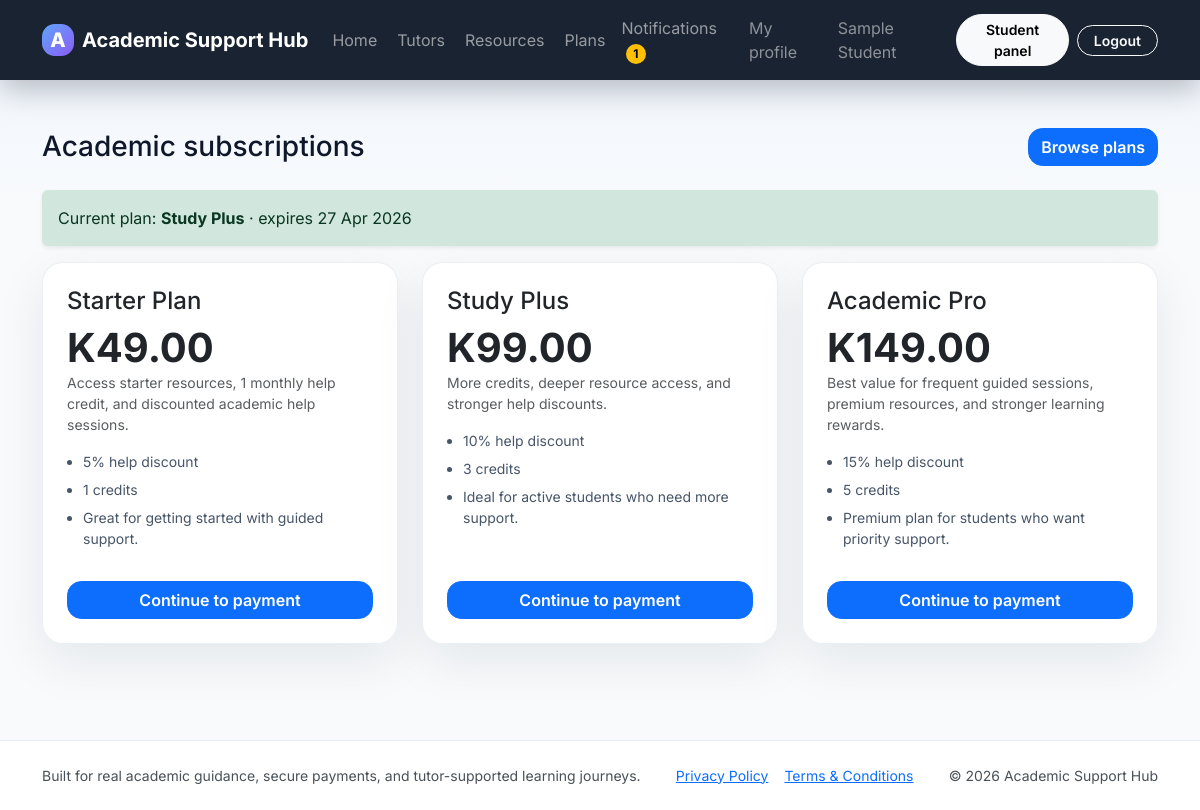
/student/subscriptions.php (signed in), run on the app's committed database.
### tables this page shows
CREATE TABLE settings (
    id INT UNSIGNED AUTO_INCREMENT PRIMARY KEY,
    setting_key VARCHAR(100) NOT NULL UNIQUE,
    setting_value TEXT NOT NULL
);

CREATE TABLE users (
    id INT UNSIGNED AUTO_INCREMENT PRIMARY KEY,
    name VARCHAR(150) NOT NULL,
    email VARCHAR(190) NOT NULL UNIQUE,
    password VARCHAR(255) NOT NULL,
    role ENUM('admin','student','tutor') NOT NULL DEFAULT 'student',
    phone_number VARCHAR(25) NULL,
    university VARCHAR(190) NULL,
    bio TEXT NULL,
    avatar_path VARCHAR(255) NULL,
    created_at TIMESTAMP NOT NULL DEFAULT CURRENT_TIMESTAMP
);

CREATE TABLE user_subscriptions (
    id INT UNSIGNED AUTO_INCREMENT PRIMARY KEY,
    user_id INT UNSIGNED NOT NULL,
    plan_id INT UNSIGNED NOT NULL,
    payment_transaction_id INT UNSIGNED NULL,
    starts_at DATETIME NOT NULL,
    ends_at DATETIME NOT NULL,
    status ENUM('active','expired','cancelled') NOT NULL DEFAULT 'active',
    created_at TIMESTAMP NOT NULL DEFAULT CURRENT_TIMESTAMP,
    CONSTRAINT fk_user_subscriptions_user FOREIGN KEY (user_id) REFERENCES users(id) ON DELETE CASCADE,
    CONSTRAINT fk_user_subscriptions_plan FOREIGN KEY (plan_id) REFERENCES subscription_plans(id) ON DELETE CASCADE
);

CREATE TABLE subscription_plans (
    id INT UNSIGNED AUTO_INCREMENT PRIMARY KEY,
    name VARCHAR(100) NOT NULL,
    monthly_price DECIMAL(10,2) NOT NULL,
    help_discount_percent DECIMAL(5,2) NOT NULL DEFAULT 0,
    monthly_help_credits INT UNSIGNED NOT NULL DEFAULT 0,
    feature_summary VARCHAR(255) NOT NULL,
    description TEXT NOT NULL
);

### includes/functions.php (called while the page is built, shortened)
<?php
function app_url(string $path = ''): string
{
    $path = ltrim($path, '/');
    return BASE_URL . ($path !== '' ? '/' . $path : '');
}
function e(mixed $value): string
{
    return htmlspecialchars((string) $value, ENT_QUOTES, 'UTF-8');
}
function current_user(): ?array
{
    return $_SESSION['user'] ?? null;
}
function refresh_current_user(): void
{
    global $pdo;
    $stmt = $pdo->prepare('SELECT * FROM users WHERE id = :id LIMIT 1');
    $stmt->execute(['id' => (int) $_SESSION['user']['id']]);
}
function get_setting(string $key, string $default = ''): string
{
    global $pdo;
    $stmt = $pdo->prepare('SELECT setting_value FROM settings WHERE setting_key = :setting_key LIMIT 1');
    $stmt->execute(['setting_key' => $key]);
    $row = $stmt->fetch();
    return (string) ($row['setting_value'] ?? $default);
}
function money(float|string|int $amount): string { return 'K' . number_format((float) $amount, 2); }
function scalar_value(string $sql, array $params = []): mixed
{
    global $pdo; $stmt = $pdo->prepare($sql); $stmt->execute($params); return $stmt->fetchColumn();
}
function count_value(string $sql, array $params = []): int { return (int) scalar_value($sql, $params); }
function current_subscription(int $userId): ?array
{
    global $pdo;
    $stmt = $pdo->prepare("SELECT us.*, sp.name AS plan_name, sp.monthly_price, sp.help_discount_percent, sp.monthly_help_credits FROM user_subscriptions us INNER JOIN subscription_plans sp ON sp.id = us.plan_id WHERE us.user_id = :user_id AND us.status = 'active' AND us.ends_at >= NOW() ORDER BY us.ends_at DESC LIMIT 1");
    $stmt->execute(['user_id' => $userId]);
    return $stmt->fetch() ?: null;
}
function unread_notification_count(int $userId): int { return count_value('SELECT COUNT(*) FROM notifications WHERE user_id = :user_id AND is_read = 0',['user_id'=>$userId]); }

### includes/bootstrap.php (called while the page is built, shortened)
<?php
require_once __DIR__ . '/../config/config.php';
require_once __DIR__ . '/functions.php';
refresh_current_user();

### student/subscriptions.php (the view, shortened to what this page needs)
<?php
require_once __DIR__ . '/../includes/bootstrap.php';
$user = current_user();
$plans = $pdo->query('SELECT * FROM subscription_plans ORDER BY monthly_price ASC')->fetchAll();
$current = current_subscription((int) $user['id']);
include __DIR__ . '/../includes/header.php';
?>
<div class="d-flex justify-content-between align-items-center mb-4"><h1 class="h3 mb-0">Academic subscriptions</h1><a class="btn btn-primary" href="<?= app_url('pricing.php') ?>">Browse plans</a></div>
<?php if ($current): ?><div class="alert alert-success border-0 shadow-sm">Current plan: <strong><?= e($current['plan_name']) ?></strong> · expires <?= e(date('d M Y', strtotime($current['ends_at']))) ?></div><?php endif; ?>
<div class="row g-4">
    <?php foreach ($plans as $plan): ?>
        <div class="col-md-4"><div class="card card-soft p-4 h-100"><h2 class="h4"><?= e($plan['name']) ?></h2><div class="display-6 fw-bold"><?= money($plan['monthly_price']) ?></div><div class="small text-muted mb-3"><?= e($plan['description']) ?></div><ul class="soft-list small ps-3"><li><?= (int)$plan['help_discount_percent'] ?>% help discount</li><li><?= (int)$plan['monthly_help_credits'] ?> credits</li><li><?= e($plan['feature_summary']) ?></li></ul><div class="d-grid gap-2 mt-auto pt-2"><a class="btn btn-primary" href="<?= app_url('student/subscribe.php?plan=' . (int)$plan['id']) ?>">Continue to payment</a><?php if ($payment): ?><a class="btn btn-outline-secondary" href="<?= app_url('student/payment_status.php?payment_id=' . (int)$payment['id']) ?>">Check last payment</a><?php endif; ?></div></div></div>
    <?php endforeach; ?>
</div>
<?php include __DIR__ . '/../includes/footer.php'; ?>

### includes/header.php (shortened to what this page needs)
<?php
$user = current_user();
$unreadCount = $user ? unread_notification_count((int) $user['id']) : 0;
$platformName = get_setting('platform_name', APP_NAME);
?>
<!doctype html>
<html lang="en">
<head>
    <link href="https://cdn.jsdelivr.net/npm/bootstrap@5.3.7/dist/css/bootstrap.min.css" rel="stylesheet">
    <link href="<?= app_url('assets/css/style.css') ?>" rel="stylesheet">
</head>
<body>
<nav class="navbar navbar-expand-lg navbar-dark glass-nav sticky-top">
    <div class="container">
        <a class="navbar-brand fw-bold d-flex align-items-center gap-2" href="<?= app_url() ?>">
            <span class="brand-mark">A</span>
            <span><?= e($platformName) ?></span>
        </a>
        <div class="collapse navbar-collapse" id="appNav">
            <ul class="navbar-nav me-auto mb-2 mb-lg-0 gap-lg-1">
                <li class="nav-item"><a class="nav-link" href="<?= app_url() ?>">Home</a></li>
                <li class="nav-item"><a class="nav-link" href="<?= app_url('tutors.php') ?>">Tutors</a></li>
                <li class="nav-item"><a class="nav-link" href="<?= app_url('resources.php') ?>">Resources</a></li>
                <li class="nav-item"><a class="nav-link" href="<?= app_url('pricing.php') ?>">Plans</a></li>
            </ul>
            <ul class="navbar-nav align-items-lg-center gap-lg-2">
                <?php if ($user): ?>
                    <li class="nav-item dropdown">
                        <a class="nav-link position-relative" href="#" data-bs-toggle="dropdown">Notifications<?php if ($unreadCount > 0): ?><span class="badge rounded-pill text-bg-warning ms-1"><?= (int) $unreadCount ?></span><?php endif; ?></a>
                    </li>
                    <li class="nav-item"><a class="nav-link text-white-50" href="<?= app_url('profile.php') ?>">My profile</a></li>
                    <li class="nav-item"><span class="nav-link text-white-50"><?= e($user['name']) ?></span></li>
                    <?php if ($user['role'] === 'admin'): ?>
                        <li class="nav-item"><a class="btn btn-light btn-sm rounded-pill px-3" href="<?= app_url('admin/dashboard.php') ?>">Admin</a></li>
                    <?php elseif ($user['role'] === 'tutor'): ?>
                        <li class="nav-item"><a class="btn btn-light btn-sm rounded-pill px-3" href="<?= app_url('tutor/dashboard.php') ?>">Tutor panel</a></li>
                    <?php else: ?>
                        <li class="nav-item"><a class="btn btn-light btn-sm rounded-pill px-3" href="<?= app_url('student/dashboard.php') ?>">Student panel</a></li>
                    <?php endif; ?>
                    <li class="nav-item"><a class="btn btn-outline-light btn-sm rounded-pill px-3" href="<?= app_url('logout.php') ?>">Logout</a></li>
                <?php else: ?>
                    <li class="nav-item"><a class="btn btn-outline-light btn-sm rounded-pill px-3" href="<?= app_url('login.php') ?>">Login</a></li>
                    <li class="nav-item"><a class="btn btn-warning btn-sm rounded-pill px-3" href="<?= app_url('register.php') ?>">Create account</a></li>
                <?php endif; ?>
            </ul>
        </div>
    </div>
</nav>
<main class="py-4 py-lg-5">
    <div class="container">

### includes/footer.php (shortened to what this page needs)
    </div>
</main>
<footer class="footer-shell mt-5">
    <div class="container d-flex flex-column flex-md-row justify-content-between gap-3 small text-light-emphasis">
        <div>Built for real academic guidance, secure payments, and tutor-supported learning journeys.</div>
        <div class="d-flex flex-wrap gap-3"><a href="<?= app_url('privacy_policy.php') ?>">Privacy Policy</a><a href="<?= app_url('terms.php') ?>">Terms &amp; Conditions</a></div>
        <div>&copy; <?= date('Y') ?> <?= e(get_setting('platform_name', APP_NAME)) ?></div>
    </div>
</footer>
</body>
</html>

### assets/css/style.css (style rules this page uses)
:root { --bg:#081120;--surface:#ffffff;--muted:#64748b;--line:#e2e8f0;--brand:#2563eb;--brand-2:#8b5cf6;--success:#10b981;--warning:#f59e0b;--shadow:0 18px 50px rgba(15,23,42,.08); }
* { box-sizing:border-box }
body { font-family:Inter,system-ui,-apple-system,sans-serif;background:linear-gradient(180deg,#eff6ff 0%,#f8fafc 25%,#f8fafc 100%);color:#0f172a }
.glass-nav { background:rgba(8,17,32,.92);backdrop-filter:blur(14px);box-shadow:0 10px 30px rgba(2,6,23,.25) }
.brand-mark { display:inline-grid;place-items:center;width:2rem;height:2rem;border-radius:.8rem;background:linear-gradient(135deg,#60a5fa,#8b5cf6);font-weight:800 }
.card-soft,.metric-card,.pricing-card { border:1px solid rgba(226,232,240,.7);background:rgba(255,255,255,.92);backdrop-filter:blur(10px);border-radius:1.3rem;box-shadow:var(--shadow) }
.footer-shell { padding:1.5rem 0;background:#fff;border-top:1px solid rgba(226,232,240,.8) }
.soft-list>li { margin-bottom:.45rem;color:#475569 }
.btn { border-radius:.9rem;font-weight:600 }

### data on the page
settings: setting_value "Academic Support Hub"
users: name "Sample Student"
user_subscriptions: plan.name "Study Plus", ends_at "27 Apr 2026"
subscription_plans: name "Starter Plan", monthly_price "K49.00", description "Access starter resources, 1 monthly help credit, and discounted academic help sessions.", help_discount_percent "5", monthly_help_credits "1", feature_summary "Great for getting started with guided support."
subscription_plans: name "Study Plus", monthly_price "K99.00", description "More credits, deeper resource access, and stronger help discounts.", help_discount_percent "10", monthly_help_credits "3", feature_summary "Ideal for active students who need more support."
subscription_plans: name "Academic Pro", monthly_price "K149.00", description "Best value for frequent guided sessions, premium resources, and stronger learning rewards.", help_discount_percent "15", monthly_help_credits "5", feature_summary "Premium plan for students who want priority support."

### other printed values
$unreadCount "1"
